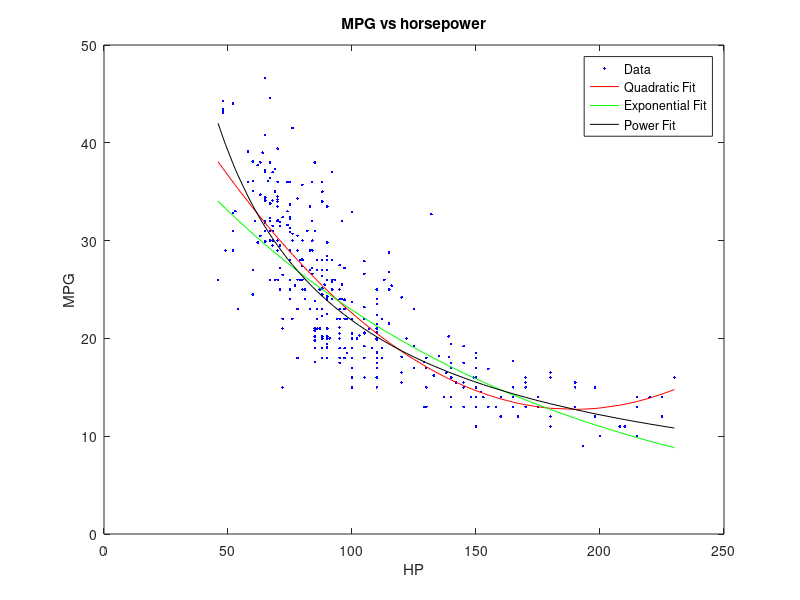

Write the MATLAB code that produced this figure.
%a4q1.m
%Script file for fitting a quadratic function to data related MPG to horsepower

% data containing MPG (y) as a function of horsepower (x)
load a4q1
format long

%plot the data as discrete points
figure(1);
plot(x,y,'b.'); hold on;
title('MPG vs horsepower'); ylabel('MPG'); xlabel('HP');
%quadratic function
A = [ones(size(x)) x x.^2];

coeffs = A\y;
figure(1); plot(x,A*coeffs,'r-'); % hold off;


% FILL IN CODE FOR EXPONENTIAL/POWER FIT HERE
fprintf('EXPONENTIAL');
A = [ones(size(x)) x];
coeffs = A\log(y);                  
coa = exp(coeffs(1))
cob = coeffs(2)
plot(x, coa.*exp(cob.*x), 'g-');

fprintf('POWER');
A = [ones(size(x)) log(x)];
coeffs = A\log(y);
coa = exp(coeffs(1))
cob = coeffs(2)
plot(x, coa.*(x.^cob), 'k-');

legend('Data','Quadratic Fit', 'Exponential Fit', 'Power Fit');